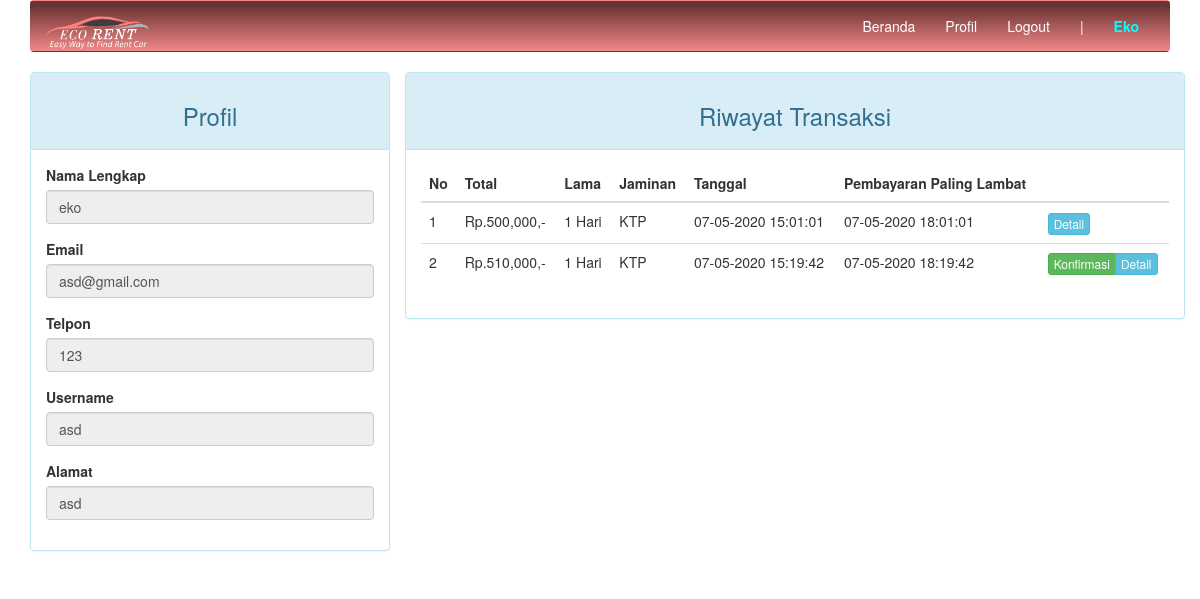
The page /index.php?page=profil (signed in) on the database its author committed.
### tables this page shows
CREATE TABLE `pelanggan` (
  `id_pelanggan` int(11) NOT NULL,
  `nama` varchar(30) NOT NULL,
  `email` varchar(30) NOT NULL,
  `no_telp` char(12) NOT NULL,
  `alamat` varchar(50) DEFAULT NULL,
  `username` varchar(10) NOT NULL,
  `password` varchar(50) NOT NULL,
  `isActive` int(1) NOT NULL
);

CREATE TABLE `transaksi` (
  `id_transaksi` int(11) NOT NULL,
  `id_pelanggan` int(11) NOT NULL,
  `id_mobil` int(11) NOT NULL,
  `tgl_sewa` datetime NOT NULL,
  `tgl_ambil` datetime DEFAULT NULL,
  `lama` tinyint(1) NOT NULL,
  `total_harga` int(7) NOT NULL,
  `status` int(1) NOT NULL,
  `jaminan` varchar(30) NOT NULL,
  `jatuh_tempo` datetime NOT NULL,
  `konfirmasi` int(1) DEFAULT NULL,
  `pembatalan` int(1) DEFAULT NULL
);

### pelanggan/profil.php (the view, shortened to what this page needs)
<div class="row">
  <div class="col-md-4 hidden-print">
    <div class="panel panel-info">
        <div class="panel-heading"><h3 class="text-center">Profil</h3></div>
        <div class="panel-body">
            <?php if (isset($_SESSION["pelanggan"])): ?>
                <?php $id = $_SESSION["pelanggan"]["id"]; if ($query = $connection->query("SELECT * FROM pelanggan WHERE id_pelanggan=$id")): ?>
                    <?php while ($data = $query->fetch_assoc()): ?>
                        <form>
                            <div class="form-group">
                                <label for="nama">Nama Lengkap</label>
                                <input disabled="on" type="text" name="nama" class="form-control" value="<?=$data['nama']?>">
                            </div>
                            <div class="form-group">
                                <label for="email">Email</label>
                                <input disabled="on" type="email" name="email" class="form-control" value="<?=$data['email']?>">
                            </div>
                            <div class="form-group">
                                <label for="no_telp">Telpon</label>
                                <input disabled="on" type="text" name="no_telp" class="form-control" value="<?=$data['no_telp']?>">
                            </div>
                            <div class="form-group">
                                <label for="username">Username</label>
                                <input disabled="on" type="text" name="username" class="form-control" value="<?=$data['username']?>">
                            </div>
                            <div class="form-group">
                                <label for="alamat">Alamat</label>
                                <input disabled="on" type="text" name="alamat" class="form-control" value="<?=$data['alamat']?>">
                            </div>
                        </form>
                    <?php endwhile ?>
                <?php endif ?>
            <?php endif ?>
        </div>
    </div>
  </div>
  <div class="col-md-8">
    <div class="row">
        <div class="panel panel-info">
          <div class="panel-heading"><h3 class="text-center">Riwayat Transaksi</h3></div>
          <div class="panel-body">
            <?php if ($query = $connection->query("SELECT * FROM transaksi WHERE id_pelanggan=$id")): ?>
                <?php $no = 1; ?>
                <table class="table table-hover">
                    <thead>
                        <tr>
                            <th>No</th>
                            <th>Total</th>
                            <th>Lama</th>
                            <th>Jaminan</th>
                            <th>Tanggal</th>
                            <th>Pembayaran Paling Lambat</th>
                            <th class="hidden-print"></th>
                        </tr>
                    </thead>
                    <tbody>
                        <?php while ($data = $query->fetch_assoc()): ?>
                            <tr>
                                <td><?=$no++?></td>
                                <td>Rp.<?=number_format($data['total_harga'])?>,-</td>
                                <td><?=$data['lama']?> Hari</td>
                                <td><?=$data['jaminan']?></td>
                                <td><?=date("d-m-Y H:i:s", strtotime($data['tgl_sewa']))?></td>
                                <td><?=date("d-m-Y H:i:s", strtotime($data['jatuh_tempo']))?></td>
                                <td class="hidden-print">
                                  <div class="btn-group">
                                      <?php if (!$data['konfirmasi'] AND !$data["pembatalan"]): ?>
                                          <a href="?page=konfirmasi&id=<?= $data['id_transaksi'] ?>" class="btn btn-success btn-xs">Konfirmasi</a>
                                      <?php endif ?>
                                      <a href="?page=detail&id=<?= $data['id_transaksi'] ?>" class="btn btn-info btn-xs">Detail</a>
                                  </div>
                                </td>
                            </tr>
                        <?php endwhile ?>
                    </tbody>
                </table>
            <?php endif ?>
          </div>
        </div>
    </div>
  </div>
</div>

### index.php (style rules this page uses)
a { color: white; }

### rows shown on the page
pelanggan: nama "eko", email "asd@gmail.com", no_telp "123", username "asd", alamat "asd"
transaksi: total_harga "500,000", lama "1", jaminan "KTP", tgl_sewa "07-05-2020 15:01:01", jatuh_tempo "07-05-2020 18:01:01"
transaksi: total_harga "510,000", lama "1", jaminan "KTP", tgl_sewa "07-05-2020 15:19:42", jatuh_tempo "07-05-2020 18:19:42"

### other values the page prints
$_SESSION["pelanggan"]["nama"] "Eko"
